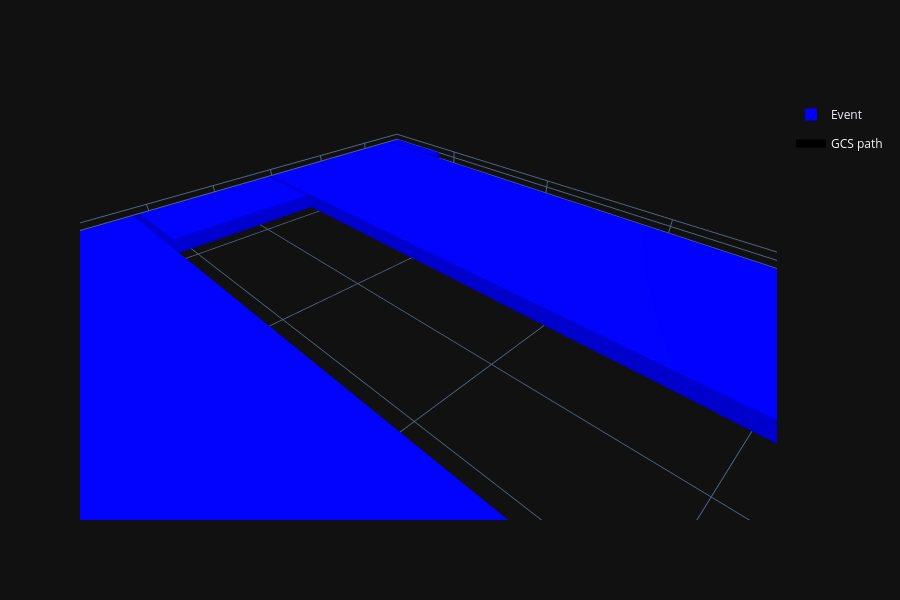

Source (notebook cell):
### Code cell
plot_navigation_routes(
    navigation_graph,
    [("GCS path", pickup_route, "black")],
)

### Figure 1 — Plotly figure (JSON) as saved in the notebook; plotly's stock layout.template omitted (floating-point values rounded to 4 significant figures)
{"data": [{"color": "blue", "flatshading": true, "i": [7, 0, 0, 0, 4, 4, 6, 6, 4, 0, 3, 2], "j": [3, 4, 1, 2, 5, 6, 5, 2, 0, 1, 6, 3], "k": [0, 7, 2, 3, 6, 7, 1, 1, 5, 5, 7, 6], "legendgroup": "128488221513616", "name": "Event", "showlegend": true, "x": [0.8069, 0.8069, 0.808, 0.808, 0.8069, 0.8069, 0.808, 0.808], "y": [4.014, 4.7, 4.7, 4.014, 4.014, 4.7, 4.7, 4.014], "z": [0.15, 0.15, 0.15, 0.15, 0.25, 0.25, 0.25, 0.25], "type": "mesh3d"}, {"color": "blue", "flatshading": true, "i": [7, 0, 0, 0, 4, 4, 6, 6, 4, 0, 3, 2], "j": [3, 4, 1, 2, 5, 6, 5, 2, 0, 1, 6, 3], "k": [0, 7, 2, 3, 6, 7, 1, 1, 5, 5, 7, 6], "legendgroup": "128488221513616", "name": "Event", "showlegend": false, "x": [0.8081, 0.8081, 0.8084, 0.8084, 0.8081, 0.8081, 0.8084, 0.8084], "y": [0.3653, 1.546, 1.546, 0.3653, 0.3653, 1.546, 1.546, 0.3653], "z": [0.15, 0.15, 0.15, 0.15, 0.25, 0.25, 0.25, 0.25], "type": "mesh3d"}, {"color": "blue", "flatshading": true, "i": [7, 0, 0, 0, 4, 4, 6, 6, 4, 0, 3, 2], "j": [3, 4, 1, 2, 5, 6, 5, 2, 0, 1, 6, 3], "k": [0, 7, 2, 3, 6, 7, 1, 1, 5, 5, 7, 6], "legendgroup": "128488221513616", "name": "Event", "showlegend": false, "x": [0.8081, 0.8081, 0.8084, 0.8084, 0.8081, 0.8081, 0.8084, 0.8084], "y": [2.386, 2.551, 2.551, 2.386, 2.386, 2.551, 2.551, 2.386], "z": [0.15, 0.15, 0.15, 0.15, 0.25, 0.25, 0.25, 0.25], "type": "mesh3d"}, {"color": "blue", "flatshading": true, "i": [7, 0, 0, 0, 4, 4, 6, 6, 4, 0, 3, 2], "j": [3, 4, 1, 2, 5, 6, 5, 2, 0, 1, 6, 3], "k": [0, 7, 2, 3, 6, 7, 1, 1, 5, 5, 7, 6], "legendgroup": "128488221513616", "name": "Event", "showlegend": false, "x": [2.072, 2.072, 2.073, 2.073, 2.072, 2.072, 2.073, 2.073], "y": [2.267, 4.7, 4.7, 2.267, 2.267, 4.7, 4.7, 2.267], "z": [0.15, 0.15, 0.15, 0.15, 0.25, 0.25, 0.25, 0.25], "type": "mesh3d"}, {"color": "blue", "flatshading": true, "i": [7, 0, 0, 0, 4, 4, 6, 6, 4, 0, 3, 2], "j": [3, 4, 1, 2, 5, 6, 5, 2, 0, 1, 6, 3], "k": [0, 7, 2, 3, 6, 7, 1, 1, 5, 5, 7, 6], "legendgroup": "128488221513616", "name": "Event", "showlegend": false, "x": [2.075, 2.075, 2.075, 2.075, 2.075, 2.075, 2.075, 2.075], "y": [0.3653, 0.9052, 0.9052, 0.3653, 0.3653, 0.9052, 0.9052, 0.3653], "z": [0.15, 0.15, 0.15, 0.15, 0.25, 0.25, 0.25, 0.25], "type": "mesh3d"}, {"color": "blue", "flatshading": true, "i": [7, 0, 0, 0, 4, 4, 6, 6, 4, 0, 3, 2], "j": [3, 4, 1, 2, 5, 6, 5, 2, 0, 1, 6, 3], "k": [0, 7, 2, 3, 6, 7, 1, 1, 5, 5, 7, 6], "legendgroup": "128488221513616", "name": "Event", "showlegend": false, "x": [2.077, 2.077, 2.092, 2.092, 2.077, 2.077, 2.092, 2.092], "y": [0.3653, 0.9052, 0.9052, 0.3653, 0.3653, 0.9052, 0.9052, 0.3653], "z": [0.15, 0.15, 0.15, 0.15, 0.25, 0.25, 0.25, 0.25], "type": "mesh3d"}, {"color": "blue", "flatshading": true, "i": [7, 0, 0, 0, 4, 4, 6, 6, 4, 0, 3, 2], "j": [3, 4, 1, 2, 5, 6, 5, 2, 0, 1, 6, 3], "k": [0, 7, 2, 3, 6, 7, 1, 1, 5, 5, 7, 6], "legendgroup": "128488221513616", "name": "Event", "showlegend": false, "x": [2.092, 2.092, 2.093, 2.093, 2.092, 2.092, 2.093, 2.093], "y": [0.3653, 0.9052, 0.9052, 0.3653, 0.3653, 0.9052, 0.9052, 0.3653], "z": [0.15, 0.15, 0.15, 0.15, 0.25, 0.25, 0.25, 0.25], "type": "mesh3d"}, {"color": "blue", "flatshading": true, "i": [7, 0, 0, 0, 4, 4, 6, 6, 4, 0, 3, 2], "j": [3, 4, 1, 2, 5, 6, 5, 2, 0, 1, 6, 3], "k": [0, 7, 2, 3, 6, 7, 1, 1, 5, 5, 7, 6], "legendgroup": "128488221513616", "name": "Event", "showlegend": false, "x": [2.094, 2.094, 2.095, 2.095, 2.094, 2.094, 2.095, 2.095], "y": [0.3653, 0.9052, 0.9052, 0.3653, 0.3653, 0.9052, 0.9052, 0.3653], "z": [0.15, 0.15, 0.15, 0.15, 0.25, 0.25, 0.25, 0.25], "type": "mesh3d"}, {"color": "blue", "flatshading": true, "i": [7, 0, 0, 0, 4, 4, 6, 6, 4, 0, 3, 2], "j": [3, 4, 1, 2, 5, 6, 5, 2, 0, 1, 6, 3], "k": [0, 7, 2, 3, 6, 7, 1, 1, 5, 5, 7, 6], "legendgroup": "128488221513616", "name": "Event", "showlegend": false, "x": [3.039, 3.039, 3.092, 3.092, 3.039, 3.039, 3.092, 3.092], "y": [4.49, 4.7, 4.7, 4.49, 4.49, 4.7, 4.7, 4.49], "z": [0.15, 0.15, 0.15, 0.15, 0.25, 0.25, 0.25, 0.25], "type": "mesh3d"}, {"color": "blue", "flatshading": true, "i": [7, 0, 0, 0, 4, 4, 6, 6, 4, 0, 3, 2], "j": [3, 4, 1, 2, 5, 6, 5, 2, 0, 1, 6, 3], "k": [0, 7, 2, 3, 6, 7, 1, 1, 5, 5, 7, 6], "legendgroup": "128488221513616", "name": "Event", "showlegend": false, "x": [3.139, 3.139, 4.2, 4.2, 3.139, 3.139, 4.2, 4.2], "y": [0.3653, 4.7, 4.7, 0.3653, 0.3653, 4.7, 4.7, 0.3653], "z": [0.15, 0.15, 0.15, 0.15, 0.25, 0.25, 0.25, 0.25], "type": "mesh3d"}, {"color": "blue", "flatshading": true, "i": [7, 0, 0, 0, 4, 4, 6, 6, 4, 0, 3, 2], "j": [3, 4, 1, 2, 5, 6, 5, 2, 0, 1, 6, 3], "k": [0, 7, 2, 3, 6, 7, 1, 1, 5, 5, 7, 6], "legendgroup": "128488221513616", "name": "Event", "showlegend": false, "x": [0.7889, 0.7889, 0.79, 0.79, 0.7889, 0.7889, 0.79, 0.79], "y": [4.014, 4.7, 4.7, 4.014, 4.014, 4.7, 4.7, 4.014], "z": [0.15, 0.15, 0.15, 0.15, 0.25, 0.25, 0.25, 0.25], "type": "mesh3d"}, {"color": "blue", "flatshading": true, "i": [7, 0, 0, 0, 4, 4, 6, 6, 4, 0, 3, 2], "j": [3, 4, 1, 2, 5, 6, 5, 2, 0, 1, 6, 3], "k": [0, 7, 2, 3, 6, 7, 1, 1, 5, 5, 7, 6], "legendgroup": "128488221513616", "name": "Event", "showlegend": false, "x": [0.8084, 0.8084, 0.8088, 0.8088, 0.8084, 0.8084, 0.8088, 0.8088], "y": [2.386, 2.551, 2.551, 2.386, 2.386, 2.551, 2.551, 2.386], "z": [0.15, 0.15, 0.15, 0.15, 0.25, 0.25, 0.25, 0.25], "type": "mesh3d"}, {"color": "blue", "flatshading": true, "i": [7, 0, 0, 0, 4, 4, 6, 6, 4, 0, 3, 2], "j": [3, 4, 1, 2, 5, 6, 5, 2, 0, 1, 6, 3], "k": [0, 7, 2, 3, 6, 7, 1, 1, 5, 5, 7, 6], "legendgroup": "128488221513616", "name": "Event", "showlegend": false, "x": [0.8088, 0.8088, 0.8093, 0.8093, 0.8088, 0.8088, 0.8093, 0.8093], "y": [2.386, 3.554, 3.554, 2.386, 2.386, 3.554, 3.554, 2.386], "z": [0.15, 0.15, 0.15, 0.15, 0.25, 0.25, 0.25, 0.25], "type": "mesh3d"}, {"color": "blue", "flatshading": true, "i": [7, 0, 0, 0, 4, 4, 6, 6, 4, 0, 3, 2], "j": [3, 4, 1, 2, 5, 6, 5, 2, 0, 1, 6, 3], "k": [0, 7, 2, 3, 6, 7, 1, 1, 5, 5, 7, 6], "legendgroup": "128488221513616", "name": "Event", "showlegend": false, "x": [0.8094, 0.8094, 2.072, 2.072, 0.8094, 0.8094, 2.072, 2.072], "y": [0.3653, 4.7, 4.7, 0.3653, 0.3653, 4.7, 4.7, 0.3653], "z": [0.15, 0.15, 0.15, 0.15, 0.25, 0.25, 0.25, 0.25], "type": "mesh3d"}, {"color": "blue", "flatshading": true, "i": [7, 0, 0, 0, 4, 4, 6, 6, 4, 0, 3, 2], "j": [3, 4, 1, 2, 5, 6, 5, 2, 0, 1, 6, 3], "k": [0, 7, 2, 3, 6, 7, 1, 1, 5, 5, 7, 6], "legendgroup": "128488221513616", "name": "Event", "showlegend": false, "x": [2.072, 2.072, 2.072, 2.072, 2.072, 2.072, 2.072, 2.072], "y": [0.3653, 0.924, 0.924, 0.3653, 0.3653, 0.924, 0.924, 0.3653], "z": [0.15, 0.15, 0.15, 0.15, 0.25, 0.25, 0.25, 0.25], "type": "mesh3d"}, {"color": "blue", "flatshading": true, "i": [7, 0, 0, 0, 4, 4, 6, 6, 4, 0, 3, 2], "j": [3, 4, 1, 2, 5, 6, 5, 2, 0, 1, 6, 3], "k": [0, 7, 2, 3, 6, 7, 1, 1, 5, 5, 7, 6], "legendgroup": "128488221513616", "name": "Event", "showlegend": false, "x": [2.077, 2.077, 2.077, 2.077, 2.077, 2.077, 2.077, 2.077], "y": [4.468, 4.7, 4.7, 4.468, 4.468, 4.7, 4.7, 4.468], "z": [0.15, 0.15, 0.15, 0.15, 0.25, 0.25, 0.25, 0.25], "type": "mesh3d"}, {"color": "blue", "flatshading": true, "i": [7, 0, 0, 0, 4, 4, 6, 6, 4, 0, 3, 2], "j": [3, 4, 1, 2, 5, 6, 5, 2, 0, 1, 6, 3], "k": [0, 7, 2, 3, 6, 7, 1, 1, 5, 5, 7, 6], "legendgroup": "128488221513616", "name": "Event", "showlegend": false, "x": [2.093, 2.093, 2.094, 2.094, 2.093, 2.093, 2.094, 2.094], "y": [4.49, 4.7, 4.7, 4.49, 4.49, 4.7, 4.7, 4.49], "z": [0.15, 0.15, 0.15, 0.15, 0.25, 0.25, 0.25, 0.25], "type": "mesh3d"}, {"color": "blue", "flatshading": true, "i": [7, 0, 0, 0, 4, 4, 6, 6, 4, 0, 3, 2], "j": [3, 4, 1, 2, 5, 6, 5, 2, 0, 1, 6, 3], "k": [0, 7, 2, 3, 6, 7, 1, 1, 5, 5, 7, 6], "legendgroup": "128488221513616", "name": "Event", "showlegend": false, "x": [2.094, 2.094, 2.095, 2.095, 2.094, 2.094, 2.095, 2.095], "y": [4.49, 4.7, 4.7, 4.49, 4.49, 4.7, 4.7, 4.49], "z": [0.15, 0.15, 0.15, 0.15, 0.25, 0.25, 0.25, 0.25], "type": "mesh3d"}, {"color": "blue", "flatshading": true, "i": [7, 0, 0, 0, 4, 4, 6, 6, 4, 0, 3, 2], "j": [3, 4, 1, 2, 5, 6, 5, 2, 0, 1, 6, 3], "k": [0, 7, 2, 3, 6, 7, 1, 1, 5, 5, 7, 6], "legendgroup": "128488221513616", "name": "Event", "showlegend": false, "x": [3.092, 3.092, 3.094, 3.094, 3.092, 3.092, 3.094, 3.094], "y": [0.3653, 0.9052, 0.9052, 0.3653, 0.3653, 0.9052, 0.9052, 0.3653], "z": [0.15, 0.15, 0.15, 0.15, 0.25, 0.25, 0.25, 0.25], "type": "mesh3d"}, {"color": "blue", "flatshading": true, "i": [7, 0, 0, 0, 4, 4, 6, 6, 4, 0, 3, 2], "j": [3, 4, 1, 2, 5, 6, 5, 2, 0, 1, 6, 3], "k": [0, 7, 2, 3, 6, 7, 1, 1, 5, 5, 7, 6], "legendgroup": "128488221513616", "name": "Event", "showlegend": false, "x": [0.7888, 0.7888, 0.7889, 0.7889, 0.7888, 0.7888, 0.7889, 0.7889], "y": [0.3653, 0.9203, 0.9203, 0.3653, 0.3653, 0.9203, 0.9203, 0.3653], "z": [0.15, 0.15, 0.15, 0.15, 0.25, 0.25, 0.25, 0.25], "type": "mesh3d"}, {"color": "blue", "flatshading": true, "i": [7, 0, 0, 0, 4, 4, 6, 6, 4, 0, 3, 2], "j": [3, 4, 1, 2, 5, 6, 5, 2, 0, 1, 6, 3], "k": [0, 7, 2, 3, 6, 7, 1, 1, 5, 5, 7, 6], "legendgroup": "128488221513616", "name": "Event", "showlegend": false, "x": [0.8018, 0.8018, 0.8039, 0.8039, 0.8018, 0.8018, 0.8039, 0.8039], "y": [4.014, 4.7, 4.7, 4.014, 4.014, 4.7, 4.7, 4.014], "z": [0.15, 0.15, 0.15, 0.15, 0.25, 0.25, 0.25, 0.25], "type": "mesh3d"}, {"color": "blue", "flatshading": true, "i": [7, 0, 0, 0, 4, 4, 6, 6, 4, 0, 3, 2], "j": [3, 4, 1, 2, 5, 6, 5, 2, 0, 1, 6, 3], "k": [0, 7, 2, 3, 6, 7, 1, 1, 5, 5, 7, 6], "legendgroup": "128488221513616", "name": "Event", "showlegend": false, "x": [0.8088, 0.8088, 0.8093, 0.8093, 0.8088, 0.8088, 0.8093, 0.8093], "y": [0.3653, 1.546, 1.546, 0.3653, 0.3653, 1.546, 1.546, 0.3653], "z": [0.15, 0.15, 0.15, 0.15, 0.25, 0.25, 0.25, 0.25], "type": "mesh3d"}, {"color": "blue", "flatshading": true, "i": [7, 0, 0, 0, 4, 4, 6, 6, 4, 0, 3, 2], "j": [3, 4, 1, 2, 5, 6, 5, 2, 0, 1, 6, 3], "k": [0, 7, 2, 3, 6, 7, 1, 1, 5, 5, 7, 6], "legendgroup": "128488221513616", "name": "Event", "showlegend": false, "x": [0.8088, 0.8088, 0.8093, 0.8093, 0.8088, 0.8088, 0.8093, 0.8093], "y": [4.014, 4.7, 4.7, 4.014, 4.014, 4.7, 4.7, 4.014], "z": [0.15, 0.15, 0.15, 0.15, 0.25, 0.25, 0.25, 0.25], "type": "mesh3d"}, {"color": "blue", "flatshading": true, "i": [7, 0, 0, 0, 4, 4, 6, 6, 4, 0, 3, 2], "j": [3, 4, 1, 2, 5, 6, 5, 2, 0, 1, 6, 3], "k": [0, 7, 2, 3, 6, 7, 1, 1, 5, 5, 7, 6], "legendgroup": "128488221513616", "name": "Event", "showlegend": false, "x": [0.8093, 0.8093, 0.8094, 0.8094, 0.8093, 0.8093, 0.8094, 0.8094], "y": [0.3653, 3.554, 3.554, 0.3653, 0.3653, 3.554, 3.554, 0.3653], "z": [0.15, 0.15, 0.15, 0.15, 0.25, 0.25, 0.25, 0.25], "type": "mesh3d"}, {"color": "blue", "flatshading": true, "i": [7, 0, 0, 0, 4, 4, 6, 6, 4, 0, 3, 2], "j": [3, 4, 1, 2, 5, 6, 5, 2, 0, 1, 6, 3], "k": [0, 7, 2, 3, 6, 7, 1, 1, 5, 5, 7, 6], "legendgroup": "128488221513616", "name": "Event", "showlegend": false, "x": [2.075, 2.075, 2.077, 2.077, 2.075, 2.075, 2.077, 2.077], "y": [0.3653, 0.9052, 0.9052, 0.3653, 0.3653, 0.9052, 0.9052, 0.3653], "z": [0.15, 0.15, 0.15, 0.15, 0.25, 0.25, 0.25, 0.25], "type": "mesh3d"}, {"color": "blue", "flatshading": true, "i": [7, 0, 0, 0, 4, 4, 6, 6, 4, 0, 3, 2], "j": [3, 4, 1, 2, 5, 6, 5, 2, 0, 1, 6, 3], "k": [0, 7, 2, 3, 6, 7, 1, 1, 5, 5, 7, 6], "legendgroup": "128488221513616", "name": "Event", "showlegend": false, "x": [2.077, 2.077, 2.077, 2.077, 2.077, 2.077, 2.077, 2.077], "y": [0.3653, 0.9052, 0.9052, 0.3653, 0.3653, 0.9052, 0.9052, 0.3653], "z": [0.15, 0.15, 0.15, 0.15, 0.25, 0.25, 0.25, 0.25], "type": "mesh3d"}, {"color": "blue", "flatshading": true, "i": [7, 0, 0, 0, 4, 4, 6, 6, 4, 0, 3, 2], "j": [3, 4, 1, 2, 5, 6, 5, 2, 0, 1, 6, 3], "k": [0, 7, 2, 3, 6, 7, 1, 1, 5, 5, 7, 6], "legendgroup": "128488221513616", "name": "Event", "showlegend": false, "x": [3.092, 3.092, 3.092, 3.092, 3.092, 3.092, 3.092, 3.092], "y": [0.3653, 0.9052, 0.9052, 0.3653, 0.3653, 0.9052, 0.9052, 0.3653], "z": [0.15, 0.15, 0.15, 0.15, 0.25, 0.25, 0.25, 0.25], "type": "mesh3d"}, {"color": "blue", "flatshading": true, "i": [7, 0, 0, 0, 4, 4, 6, 6, 4, 0, 3, 2], "j": [3, 4, 1, 2, 5, 6, 5, 2, 0, 1, 6, 3], "k": [0, 7, 2, 3, 6, 7, 1, 1, 5, 5, 7, 6], "legendgroup": "128488221513616", "name": "Event", "showlegend": false, "x": [3.092, 3.092, 3.094, 3.094, 3.092, 3.092, 3.094, 3.094], "y": [4.49, 4.7, 4.7, 4.49, 4.49, 4.7, 4.7, 4.49], "z": [0.15, 0.15, 0.15, 0.15, 0.25, 0.25, 0.25, 0.25], "type": "mesh3d"}, {"color": "blue", "flatshading": true, "i": [7, 0, 0, 0, 4, 4, 6, 6, 4, 0, 3, 2], "j": [3, 4, 1, 2, 5, 6, 5, 2, 0, 1, 6, 3], "k": [0, 7, 2, 3, 6, 7, 1, 1, 5, 5, 7, 6], "legendgroup": "128488221513616", "name": "Event", "showlegend": false, "x": [3.095, 3.095, 3.108, 3.108, 3.095, 3.095, 3.108, 3.108], "y": [0.3653, 0.9052, 0.9052, 0.3653, 0.3653, 0.9052, 0.9052, 0.3653], "z": [0.15, 0.15, 0.15, 0.15, 0.25, 0.25, 0.25, 0.25], "type": "mesh3d"}, {"color": "blue", "flatshading": true, "i": [7, 0, 0, 0, 4, 4, 6, 6, 4, 0, 3, 2], "j": [3, 4, 1, 2, 5, 6, 5, 2, 0, 1, 6, 3], "k": [0, 7, 2, 3, 6, 7, 1, 1, 5, 5, 7, 6], "legendgroup": "128488221513616", "name": "Event", "showlegend": false, "x": [0.7, 0.7, 0.7888, 0.7888, 0.7, 0.7, 0.7888, 0.7888], "y": [0.3653, 0.9203, 0.9203, 0.3653, 0.3653, 0.9203, 0.9203, 0.3653], "z": [0.15, 0.15, 0.15, 0.15, 0.25, 0.25, 0.25, 0.25], "type": "mesh3d"}, {"color": "blue", "flatshading": true, "i": [7, 0, 0, 0, 4, 4, 6, 6, 4, 0, 3, 2], "j": [3, 4, 1, 2, 5, 6, 5, 2, 0, 1, 6, 3], "k": [0, 7, 2, 3, 6, 7, 1, 1, 5, 5, 7, 6], "legendgroup": "128488221513616", "name": "Event", "showlegend": false, "x": [0.8039, 0.8039, 0.8069, 0.8069, 0.8039, 0.8039, 0.8069, 0.8069], "y": [4.014, 4.7, 4.7, 4.014, 4.014, 4.7, 4.7, 4.014], "z": [0.15, 0.15, 0.15, 0.15, 0.25, 0.25, 0.25, 0.25], "type": "mesh3d"}, {"color": "blue", "flatshading": true, "i": [7, 0, 0, 0, 4, 4, 6, 6, 4, 0, 3, 2], "j": [3, 4, 1, 2, 5, 6, 5, 2, 0, 1, 6, 3], "k": [0, 7, 2, 3, 6, 7, 1, 1, 5, 5, 7, 6], "legendgroup": "128488221513616", "name": "Event", "showlegend": false, "x": [0.808, 0.808, 0.8081, 0.8081, 0.808, 0.808, 0.8081, 0.8081], "y": [0.3653, 0.9362, 0.9362, 0.3653, 0.3653, 0.9362, 0.9362, 0.3653], "z": [0.15, 0.15, 0.15, 0.15, 0.25, 0.25, 0.25, 0.25], "type": "mesh3d"}, {"color": "blue", "flatshading": true, "i": [7, 0, 0, 0, 4, 4, 6, 6, 4, 0, 3, 2], "j": [3, 4, 1, 2, 5, 6, 5, 2, 0, 1, 6, 3], "k": [0, 7, 2, 3, 6, 7, 1, 1, 5, 5, 7, 6], "legendgroup": "128488221513616", "name": "Event", "showlegend": false, "x": [0.8084, 0.8084, 0.8088, 0.8088, 0.8084, 0.8084, 0.8088, 0.8088], "y": [4.014, 4.7, 4.7, 4.014, 4.014, 4.7, 4.7, 4.014], "z": [0.15, 0.15, 0.15, 0.15, 0.25, 0.25, 0.25, 0.25], "type": "mesh3d"}, {"color": "blue", "flatshading": true, "i": [7, 0, 0, 0, 4, 4, 6, 6, 4, 0, 3, 2], "j": [3, 4, 1, 2, 5, 6, 5, 2, 0, 1, 6, 3], "k": [0, 7, 2, 3, 6, 7, 1, 1, 5, 5, 7, 6], "legendgroup": "128488221513616", "name": "Event", "showlegend": false, "x": [2.075, 2.075, 2.075, 2.075, 2.075, 2.075, 2.075, 2.075], "y": [2.667, 2.826, 2.826, 2.667, 2.667, 2.826, 2.826, 2.667], "z": [0.15, 0.15, 0.15, 0.15, 0.25, 0.25, 0.25, 0.25], "type": "mesh3d"}, {"color": "blue", "flatshading": true, "i": [7, 0, 0, 0, 4, 4, 6, 6, 4, 0, 3, 2], "j": [3, 4, 1, 2, 5, 6, 5, 2, 0, 1, 6, 3], "k": [0, 7, 2, 3, 6, 7, 1, 1, 5, 5, 7, 6], "legendgroup": "128488221513616", "name": "Event", "showlegend": false, "x": [2.075, 2.075, 2.075, 2.075, 2.075, 2.075, 2.075, 2.075], "y": [3.87, 4.7, 4.7, 3.87, 3.87, 4.7, 4.7, 3.87], "z": [0.15, 0.15, 0.15, 0.15, 0.25, 0.25, 0.25, 0.25], "type": "mesh3d"}, {"color": "blue", "flatshading": true, "i": [7, 0, 0, 0, 4, 4, 6, 6, 4, 0, 3, 2], "j": [3, 4, 1, 2, 5, 6, 5, 2, 0, 1, 6, 3], "k": [0, 7, 2, 3, 6, 7, 1, 1, 5, 5, 7, 6], "legendgroup": "128488221513616", "name": "Event", "showlegend": false, "x": [2.093, 2.093, 2.094, 2.094, 2.093, 2.093, 2.094, 2.094], "y": [0.3653, 0.9052, 0.9052, 0.3653, 0.3653, 0.9052, 0.9052, 0.3653], "z": [0.15, 0.15, 0.15, 0.15, 0.25, 0.25, 0.25, 0.25], "type": "mesh3d"}, {"color": "blue", "flatshading": true, "i": [7, 0, 0, 0, 4, 4, 6, 6, 4, 0, 3, 2], "j": [3, 4, 1, 2, 5, 6, 5, 2, 0, 1, 6, 3], "k": [0, 7, 2, 3, 6, 7, 1, 1, 5, 5, 7, 6], "legendgroup": "128488221513616", "name": "Event", "showlegend": false, "x": [3.095, 3.095, 3.095, 3.095, 3.095, 3.095, 3.095, 3.095], "y": [4.49, 4.7, 4.7, 4.49, 4.49, 4.7, 4.7, 4.49], "z": [0.15, 0.15, 0.15, 0.15, 0.25, 0.25, 0.25, 0.25], "type": "mesh3d"}, {"color": "blue", "flatshading": true, "i": [7, 0, 0, 0, 4, 4, 6, 6, 4, 0, 3, 2], "j": [3, 4, 1, 2, 5, 6, 5, 2, 0, 1, 6, 3], "k": [0, 7, 2, 3, 6, 7, 1, 1, 5, 5, 7, 6], "legendgroup": "128488221513616", "name": "Event", "showlegend": false, "x": [3.113, 3.113, 3.139, 3.139, 3.113, 3.113, 3.139, 3.139], "y": [4.485, 4.7, 4.7, 4.485, 4.485, 4.7, 4.7, 4.485], "z": [0.15, 0.15, 0.15, 0.15, 0.25, 0.25, 0.25, 0.25], "type": "mesh3d"}, {"color": "blue", "flatshading": true, "i": [7, 0, 0, 0, 4, 4, 6, 6, 4, 0, 3, 2], "j": [3, 4, 1, 2, 5, 6, 5, 2, 0, 1, 6, 3], "k": [0, 7, 2, 3, 6, 7, 1, 1, 5, 5, 7, 6], "legendgroup": "128488221513616", "name": "Event", "showlegend": false, "x": [0.7888, 0.7888, 0.7889, 0.7889, 0.7888, 0.7888, 0.7889, 0.7889], "y": [4.014, 4.7, 4.7, 4.014, 4.014, 4.7, 4.7, 4.014], "z": [0.15, 0.15, 0.15, 0.15, 0.25, 0.25, 0.25, 0.25], "type": "mesh3d"}, {"color": "blue", "flatshading": true, "i": [7, 0, 0, 0, 4, 4, 6, 6, 4, 0, 3, 2], "j": [3, 4, 1, 2, 5, 6, 5, 2, 0, 1, 6, 3], "k": [0, 7, 2, 3, 6, 7, 1, 1, 5, 5, 7, 6], "legendgroup": "128488221513616", "name": "Event", "showlegend": false, "x": [0.79, 0.79, 0.8018, 0.8018, 0.79, 0.79, 0.8018, 0.8018], "y": [0.3653, 0.9203, 0.9203, 0.3653, 0.3653, 0.9203, 0.9203, 0.3653], "z": [0.15, 0.15, 0.15, 0.15, 0.25, 0.25, 0.25, 0.25], "type": "mesh3d"}, {"color": "blue", "flatshading": true, "i": [7, 0, 0, 0, 4, 4, 6, 6, 4, 0, 3, 2], "j": [3, 4, 1, 2, 5, 6, 5, 2, 0, 1, 6, 3], "k": [0, 7, 2, 3, 6, 7, 1, 1, 5, 5, 7, 6], "legendgroup": "128488221513616", "name": "Event", "showlegend": false, "x": [0.8039, 0.8039, 0.8069, 0.8069, 0.8039, 0.8039, 0.8069, 0.8069], "y": [0.3653, 0.9203, 0.9203, 0.3653, 0.3653, 0.9203, 0.9203, 0.3653], "z": [0.15, 0.15, 0.15, 0.15, 0.25, 0.25, 0.25, 0.25], "type": "mesh3d"}, {"color": "blue", "flatshading": true, "i": [7, 0, 0, 0, 4, 4, 6, 6, 4, 0, 3, 2], "j": [3, 4, 1, 2, 5, 6, 5, 2, 0, 1, 6, 3], "k": [0, 7, 2, 3, 6, 7, 1, 1, 5, 5, 7, 6], "legendgroup": "128488221513616", "name": "Event", "showlegend": false, "x": [0.8069, 0.8069, 0.808, 0.808, 0.8069, 0.8069, 0.808, 0.808], "y": [0.3653, 0.9203, 0.9203, 0.3653, 0.3653, 0.9203, 0.9203, 0.3653], "z": [0.15, 0.15, 0.15, 0.15, 0.25, 0.25, 0.25, 0.25], "type": "mesh3d"}, {"color": "blue", "flatshading": true, "i": [7, 0, 0, 0, 4, 4, 6, 6, 4, 0, 3, 2], "j": [3, 4, 1, 2, 5, 6, 5, 2, 0, 1, 6, 3], "k": [0, 7, 2, 3, 6, 7, 1, 1, 5, 5, 7, 6], "legendgroup": "128488221513616", "name": "Event", "showlegend": false, "x": [0.808, 0.808, 0.8081, 0.8081, 0.808, 0.808, 0.8081, 0.8081], "y": [4.014, 4.7, 4.7, 4.014, 4.014, 4.7, 4.7, 4.014], "z": [0.15, 0.15, 0.15, 0.15, 0.25, 0.25, 0.25, 0.25], "type": "mesh3d"}, {"color": "blue", "flatshading": true, "i": [7, 0, 0, 0, 4, 4, 6, 6, 4, 0, 3, 2], "j": [3, 4, 1, 2, 5, 6, 5, 2, 0, 1, 6, 3], "k": [0, 7, 2, 3, 6, 7, 1, 1, 5, 5, 7, 6], "legendgroup": "128488221513616", "name": "Event", "showlegend": false, "x": [0.8081, 0.8081, 0.8084, 0.8084, 0.8081, 0.8081, 0.8084, 0.8084], "y": [4.014, 4.7, 4.7, 4.014, 4.014, 4.7, 4.7, 4.014], "z": [0.15, 0.15, 0.15, 0.15, 0.25, 0.25, 0.25, 0.25], "type": "mesh3d"}, {"color": "blue", "flatshading": true, "i": [7, 0, 0, 0, 4, 4, 6, 6, 4, 0, 3, 2], "j": [3, 4, 1, 2, 5, 6, 5, 2, 0, 1, 6, 3], "k": [0, 7, 2, 3, 6, 7, 1, 1, 5, 5, 7, 6], "legendgroup": "128488221513616", "name": "Event", "showlegend": false, "x": [0.8084, 0.8084, 0.8088, 0.8088, 0.8084, 0.8084, 0.8088, 0.8088], "y": [0.3653, 1.546, 1.546, 0.3653, 0.3653, 1.546, 1.546, 0.3653], "z": [0.15, 0.15, 0.15, 0.15, 0.25, 0.25, 0.25, 0.25], "type": "mesh3d"}, {"color": "blue", "flatshading": true, "i": [7, 0, 0, 0, 4, 4, 6, 6, 4, 0, 3, 2], "j": [3, 4, 1, 2, 5, 6, 5, 2, 0, 1, 6, 3], "k": [0, 7, 2, 3, 6, 7, 1, 1, 5, 5, 7, 6], "legendgroup": "128488221513616", "name": "Event", "showlegend": false, "x": [2.072, 2.072, 2.072, 2.072, 2.072, 2.072, 2.072, 2.072], "y": [2.267, 4.7, 4.7, 2.267, 2.267, 4.7, 4.7, 2.267], "z": [0.15, 0.15, 0.15, 0.15, 0.25, 0.25, 0.25, 0.25], "type": "mesh3d"}, {"color": "blue", "flatshading": true, "i": [7, 0, 0, 0, 4, 4, 6, 6, 4, 0, 3, 2], "j": [3, 4, 1, 2, 5, 6, 5, 2, 0, 1, 6, 3], "k": [0, 7, 2, 3, 6, 7, 1, 1, 5, 5, 7, 6], "legendgroup": "128488221513616", "name": "Event", "showlegend": false, "x": [3.092, 3.092, 3.092, 3.092, 3.092, 3.092, 3.092, 3.092], "y": [4.49, 4.7, 4.7, 4.49, 4.49, 4.7, 4.7, 4.49], "z": [0.15, 0.15, 0.15, 0.15, 0.25, 0.25, 0.25, 0.25], "type": "mesh3d"}, {"color": "blue", "flatshading": true, "i": [7, 0, 0, 0, 4, 4, 6, 6, 4, 0, 3, 2], "j": [3, 4, 1, 2, 5, 6, 5, 2, 0, 1, 6, 3], "k": [0, 7, 2, 3, 6, 7, 1, 1, 5, 5, 7, 6], "legendgroup": "128488221513616", "name": "Event", "showlegend": false, "x": [2.072, 2.072, 2.073, 2.073, 2.072, 2.072, 2.073, 2.073], "y": [0.3653, 0.9052, 0.9052, 0.3653, 0.3653, 0.9052, 0.9052, 0.3653], "z": [0.15, 0.15, 0.15, 0.15, 0.25, 0.25, 0.25, 0.25], "type": "mesh3d"}, {"color": "blue", "flatshading": true, "i": [7, 0, 0, 0, 4, 4, 6, 6, 4, 0, 3, 2], "j": [3, 4, 1, 2, 5, 6, 5, 2, 0, 1, 6, 3], "k": [0, 7, 2, 3, 6, 7, 1, 1, 5, 5, 7, 6], "legendgroup": "128488221513616", "name": "Event", "showlegend": false, "x": [2.077, 2.077, 2.092, 2.092, 2.077, 2.077, 2.092, 2.092], "y": [4.49, 4.7, 4.7, 4.49, 4.49, 4.7, 4.7, 4.49], "z": [0.15, 0.15, 0.15, 0.15, 0.25, 0.25, 0.25, 0.25], "type": "mesh3d"}, {"color": "blue", "flatshading": true, "i": [7, 0, 0, 0, 4, 4, 6, 6, 4, 0, 3, 2], "j": [3, 4, 1, 2, 5, 6, 5, 2, 0, 1, 6, 3], "k": [0, 7, 2, 3, 6, 7, 1, 1, 5, 5, 7, 6], "legendgroup": "128488221513616", "name": "Event", "showlegend": false, "x": [2.092, 2.092, 2.093, 2.093, 2.092, 2.092, 2.093, 2.093], "y": [4.49, 4.7, 4.7, 4.49, 4.49, 4.7, 4.7, 4.49], "z": [0.15, 0.15, 0.15, 0.15, 0.25, 0.25, 0.25, 0.25], "type": "mesh3d"}, {"color": "blue", "flatshading": true, "i": [7, 0, 0, 0, 4, 4, 6, 6, 4, 0, 3, 2], "j": [3, 4, 1, 2, 5, 6, 5, 2, 0, 1, 6, 3], "k": [0, 7, 2, 3, 6, 7, 1, 1, 5, 5, 7, 6], "legendgroup": "128488221513616", "name": "Event", "showlegend": false, "x": [2.095, 2.095, 2.097, 2.097, 2.095, 2.095, 2.097, 2.097], "y": [4.49, 4.7, 4.7, 4.49, 4.49, 4.7, 4.7, 4.49], "z": [0.15, 0.15, 0.15, 0.15, 0.25, 0.25, 0.25, 0.25], "type": "mesh3d"}, {"color": "blue", "flatshading": true, "i": [7, 0, 0, 0, 4, 4, 6, 6, 4, 0, 3, 2], "j": [3, 4, 1, 2, 5, 6, 5, 2, 0, 1, 6, 3], "k": [0, 7, 2, 3, 6, 7, 1, 1, 5, 5, 7, 6], "legendgroup": "128488221513616", "name": "Event", "showlegend": false, "x": [3.094, 3.094, 3.095, 3.095, 3.094, 3.094, 3.095, 3.095], "y": [0.3653, 0.9052, 0.9052, 0.3653, 0.3653, 0.9052, 0.9052, 0.3653], "z": [0.15, 0.15, 0.15, 0.15, 0.25, 0.25, 0.25, 0.25], "type": "mesh3d"}, {"color": "blue", "flatshading": true, "i": [7, 0, 0, 0, 4, 4, 6, 6, 4, 0, 3, 2], "j": [3, 4, 1, 2, 5, 6, 5, 2, 0, 1, 6, 3], "k": [0, 7, 2, 3, 6, 7, 1, 1, 5, 5, 7, 6], "legendgroup": "128488221513616", "name": "Event", "showlegend": false, "x": [3.113, 3.113, 3.139, 3.139, 3.113, 3.113, 3.139, 3.139], "y": [0.3653, 0.9069, 0.9069, 0.3653, 0.3653, 0.9069, 0.9069, 0.3653], "z": [0.15, 0.15, 0.15, 0.15, 0.25, 0.25, 0.25, 0.25], "type": "mesh3d"}, {"color": "blue", "flatshading": true, "i": [7, 0, 0, 0, 4, 4, 6, 6, 4, 0, 3, 2], "j": [3, 4, 1, 2, 5, 6, 5, 2, 0, 1, 6, 3], "k": [0, 7, 2, 3, 6, 7, 1, 1, 5, 5, 7, 6], "legendgroup": "128488221513616", "name": "Event", "showlegend": false, "x": [0.7889, 0.7889, 0.79, 0.79, 0.7889, 0.7889, 0.79, 0.79], "y": [0.3653, 0.9203, 0.9203, 0.3653, 0.3653, 0.9203, 0.9203, 0.3653], "z": [0.15, 0.15, 0.15, 0.15, 0.25, 0.25, 0.25, 0.25], "type": "mesh3d"}, {"color": "blue", "flatshading": true, "i": [7, 0, 0, 0, 4, 4, 6, 6, 4, 0, 3, 2], "j": [3, 4, 1, 2, 5, 6, 5, 2, 0, 1, 6, 3], "k": [0, 7, 2, 3, 6, 7, 1, 1, 5, 5, 7, 6], "legendgroup": "128488221513616", "name": "Event", "showlegend": false, "x": [0.7, 0.7, 0.7888, 0.7888, 0.7, 0.7, 0.7888, 0.7888], "y": [4.014, 4.7, 4.7, 4.014, 4.014, 4.7, 4.7, 4.014], "z": [0.15, 0.15, 0.15, 0.15, 0.25, 0.25, 0.25, 0.25], "type": "mesh3d"}, {"color": "blue", "flatshading": true, "i": [7, 0, 0, 0, 4, 4, 6, 6, 4, 0, 3, 2], "j": [3, 4, 1, 2, 5, 6, 5, 2, 0, 1, 6, 3], "k": [0, 7, 2, 3, 6, 7, 1, 1, 5, 5, 7, 6], "legendgroup": "128488221513616", "name": "Event", "showlegend": false, "x": [0.79, 0.79, 0.8018, 0.8018, 0.79, 0.79, 0.8018, 0.8018], "y": [4.014, 4.7, 4.7, 4.014, 4.014, 4.7, 4.7, 4.014], "z": [0.15, 0.15, 0.15, 0.15, 0.25, 0.25, 0.25, 0.25], "type": "mesh3d"}, {"color": "blue", "flatshading": true, "i": [7, 0, 0, 0, 4, 4, 6, 6, 4, 0, 3, 2], "j": [3, 4, 1, 2, 5, 6, 5, 2, 0, 1, 6, 3], "k": [0, 7, 2, 3, 6, 7, 1, 1, 5, 5, 7, 6], "legendgroup": "128488221513616", "name": "Event", "showlegend": false, "x": [2.073, 2.073, 2.075, 2.075, 2.073, 2.073, 2.075, 2.075], "y": [0.3653, 0.9052, 0.9052, 0.3653, 0.3653, 0.9052, 0.9052, 0.3653], "z": [0.15, 0.15, 0.15, 0.15, 0.25, 0.25, 0.25, 0.25], "type": "mesh3d"}, {"color": "blue", "flatshading": true, "i": [7, 0, 0, 0, 4, 4, 6, 6, 4, 0, 3, 2], "j": [3, 4, 1, 2, 5, 6, 5, 2, 0, 1, 6, 3], "k": [0, 7, 2, 3, 6, 7, 1, 1, 5, 5, 7, 6], "legendgroup": "128488221513616", "name": "Event", "showlegend": false, "x": [2.095, 2.095, 2.097, 2.097, 2.095, 2.095, 2.097, 2.097], "y": [0.3653, 0.9052, 0.9052, 0.3653, 0.3653, 0.9052, 0.9052, 0.3653], "z": [0.15, 0.15, 0.15, 0.15, 0.25, 0.25, 0.25, 0.25], "type": "mesh3d"}, {"color": "blue", "flatshading": true, "i": [7, 0, 0, 0, 4, 4, 6, 6, 4, 0, 3, 2], "j": [3, 4, 1, 2, 5, 6, 5, 2, 0, 1, 6, 3], "k": [0, 7, 2, 3, 6, 7, 1, 1, 5, 5, 7, 6], "legendgroup": "128488221513616", "name": "Event", "showlegend": false, "x": [2.097, 2.097, 3.039, 3.039, 2.097, 2.097, 3.039, 3.039], "y": [0.3653, 0.9052, 0.9052, 0.3653, 0.3653, 0.9052, 0.9052, 0.3653], "z": [0.15, 0.15, 0.15, 0.15, 0.25, 0.25, 0.25, 0.25], "type": "mesh3d"}, {"color": "blue", "flatshading": true, "i": [7, 0, 0, 0, 4, 4, 6, 6, 4, 0, 3, 2], "j": [3, 4, 1, 2, 5, 6, 5, 2, 0, 1, 6, 3], "k": [0, 7, 2, 3, 6, 7, 1, 1, 5, 5, 7, 6], "legendgroup": "128488221513616", "name": "Event", "showlegend": false, "x": [3.094, 3.094, 3.095, 3.095, 3.094, 3.094, 3.095, 3.095], "y": [4.49, 4.7, 4.7, 4.49, 4.49, 4.7, 4.7, 4.49], "z": [0.15, 0.15, 0.15, 0.15, 0.25, 0.25, 0.25, 0.25], "type": "mesh3d"}, {"color": "blue", "flatshading": true, "i": [7, 0, 0, 0, 4, 4, 6, 6, 4, 0, 3, 2], "j": [3, 4, 1, 2, 5, 6, 5, 2, 0, 1, 6, 3], "k": [0, 7, 2, 3, 6, 7, 1, 1, 5, 5, 7, 6], "legendgroup": "128488221513616", "name": "Event", "showlegend": false, "x": [3.095, 3.095, 3.095, 3.095, 3.095, 3.095, 3.095, 3.095], "y": [0.3653, 0.9052, 0.9052, 0.3653, 0.3653, 0.9052, 0.9052, 0.3653], "z": [0.15, 0.15, 0.15, 0.15, 0.25, 0.25, 0.25, 0.25], "type": "mesh3d"}, {"color": "blue", "flatshading": true, "i": [7, 0, 0, 0, 4, 4, 6, 6, 4, 0, 3, 2], "j": [3, 4, 1, 2, 5, 6, 5, 2, 0, 1, 6, 3], "k": [0, 7, 2, 3, 6, 7, 1, 1, 5, 5, 7, 6], "legendgroup": "128488221513616", "name": "Event", "showlegend": false, "x": [3.108, 3.108, 3.113, 3.113, 3.108, 3.108, 3.113, 3.113], "y": [4.49, 4.7, 4.7, 4.49, 4.49, 4.7, 4.7, 4.49], "z": [0.15, 0.15, 0.15, 0.15, 0.25, 0.25, 0.25, 0.25], "type": "mesh3d"}, {"color": "blue", "flatshading": true, "i": [7, 0, 0, 0, 4, 4, 6, 6, 4, 0, 3, 2], "j": [3, 4, 1, 2, 5, 6, 5, 2, 0, 1, 6, 3], "k": [0, 7, 2, 3, 6, 7, 1, 1, 5, 5, 7, 6], "legendgroup": "128488221513616", "name": "Event", "showlegend": false, "x": [0.8018, 0.8018, 0.8039, 0.8039, 0.8018, 0.8018, 0.8039, 0.8039], "y": [0.3653, 0.9203, 0.9203, 0.3653, 0.3653, 0.9203, 0.9203, 0.3653], "z": [0.15, 0.15, 0.15, 0.15, 0.25, 0.25, 0.25, 0.25], "type": "mesh3d"}, {"color": "blue", "flatshading": true, "i": [7, 0, 0, 0, 4, 4, 6, 6, 4, 0, 3, 2], "j": [3, 4, 1, 2, 5, 6, 5, 2, 0, 1, 6, 3], "k": [0, 7, 2, 3, 6, 7, 1, 1, 5, 5, 7, 6], "legendgroup": "128488221513616", "name": "Event", "showlegend": false, "x": [0.8069, 0.8069, 0.808, 0.808, 0.8069, 0.8069, 0.808, 0.808], "y": [2.386, 2.551, 2.551, 2.386, 2.386, 2.551, 2.551, 2.386], "z": [0.15, 0.15, 0.15, 0.15, 0.25, 0.25, 0.25, 0.25], "type": "mesh3d"}, {"color": "blue", "flatshading": true, "i": [7, 0, 0, 0, 4, 4, 6, 6, 4, 0, 3, 2], "j": [3, 4, 1, 2, 5, 6, 5, 2, 0, 1, 6, 3], "k": [0, 7, 2, 3, 6, 7, 1, 1, 5, 5, 7, 6], "legendgroup": "128488221513616", "name": "Event", "showlegend": false, "x": [0.808, 0.808, 0.8081, 0.8081, 0.808, 0.808, 0.8081, 0.8081], "y": [2.386, 2.551, 2.551, 2.386, 2.386, 2.551, 2.551, 2.386], "z": [0.15, 0.15, 0.15, 0.15, 0.25, 0.25, 0.25, 0.25], "type": "mesh3d"}, {"color": "blue", "flatshading": true, "i": [7, 0, 0, 0, 4, 4, 6, 6, 4, 0, 3, 2], "j": [3, 4, 1, 2, 5, 6, 5, 2, 0, 1, 6, 3], "k": [0, 7, 2, 3, 6, 7, 1, 1, 5, 5, 7, 6], "legendgroup": "128488221513616", "name": "Event", "showlegend": false, "x": [0.8093, 0.8093, 0.8094, 0.8094, 0.8093, 0.8093, 0.8094, 0.8094], "y": [4.014, 4.7, 4.7, 4.014, 4.014, 4.7, 4.7, 4.014], "z": [0.15, 0.15, 0.15, 0.15, 0.25, 0.25, 0.25, 0.25], "type": "mesh3d"}, {"color": "blue", "flatshading": true, "i": [7, 0, 0, 0, 4, 4, 6, 6, 4, 0, 3, 2], "j": [3, 4, 1, 2, 5, 6, 5, 2, 0, 1, 6, 3], "k": [0, 7, 2, 3, 6, 7, 1, 1, 5, 5, 7, 6], "legendgroup": "128488221513616", "name": "Event", "showlegend": false, "x": [2.073, 2.073, 2.075, 2.075, 2.073, 2.073, 2.075, 2.075], "y": [2.667, 4.7, 4.7, 2.667, 2.667, 4.7, 4.7, 2.667], "z": [0.15, 0.15, 0.15, 0.15, 0.25, 0.25, 0.25, 0.25], "type": "mesh3d"}, {"color": "blue", "flatshading": true, "i": [7, 0, 0, 0, 4, 4, 6, 6, 4, 0, 3, 2], "j": [3, 4, 1, 2, 5, 6, 5, 2, 0, 1, 6, 3], "k": [0, 7, 2, 3, 6, 7, 1, 1, 5, 5, 7, 6], "legendgroup": "128488221513616", "name": "Event", "showlegend": false, "x": [2.075, 2.075, 2.077, 2.077, 2.075, 2.075, 2.077, 2.077], "y": [3.87, 4.7, 4.7, 3.87, 3.87, 4.7, 4.7, 3.87], "z": [0.15, 0.15, 0.15, 0.15, 0.25, 0.25, 0.25, 0.25], "type": "mesh3d"}, {"color": "blue", "flatshading": true, "i": [7, 0, 0, 0, 4, 4, 6, 6, 4, 0, 3, 2], "j": [3, 4, 1, 2, 5, 6, 5, 2, 0, 1, 6, 3], "k": [0, 7, 2, 3, 6, 7, 1, 1, 5, 5, 7, 6], "legendgroup": "128488221513616", "name": "Event", "showlegend": false, "x": [2.097, 2.097, 3.039, 3.039, 2.097, 2.097, 3.039, 3.039], "y": [4.49, 4.7, 4.7, 4.49, 4.49, 4.7, 4.7, 4.49], "z": [0.15, 0.15, 0.15, 0.15, 0.25, 0.25, 0.25, 0.25], "type": "mesh3d"}, {"color": "blue", "flatshading": true, "i": [7, 0, 0, 0, 4, 4, 6, 6, 4, 0, 3, 2], "j": [3, 4, 1, 2, 5, 6, 5, 2, 0, 1, 6, 3], "k": [0, 7, 2, 3, 6, 7, 1, 1, 5, 5, 7, 6], "legendgroup": "128488221513616", "name": "Event", "showlegend": false, "x": [3.039, 3.039, 3.092, 3.092, 3.039, 3.039, 3.092, 3.092], "y": [0.3653, 0.9052, 0.9052, 0.3653, 0.3653, 0.9052, 0.9052, 0.3653], "z": [0.15, 0.15, 0.15, 0.15, 0.25, 0.25, 0.25, 0.25], "type": "mesh3d"}, {"color": "blue", "flatshading": true, "i": [7, 0, 0, 0, 4, 4, 6, 6, 4, 0, 3, 2], "j": [3, 4, 1, 2, 5, 6, 5, 2, 0, 1, 6, 3], "k": [0, 7, 2, 3, 6, 7, 1, 1, 5, 5, 7, 6], "legendgroup": "128488221513616", "name": "Event", "showlegend": false, "x": [3.095, 3.095, 3.108, 3.108, 3.095, 3.095, 3.108, 3.108], "y": [4.49, 4.7, 4.7, 4.49, 4.49, 4.7, 4.7, 4.49], "z": [0.15, 0.15, 0.15, 0.15, 0.25, 0.25, 0.25, 0.25], "type": "mesh3d"}, {"color": "blue", "flatshading": true, "i": [7, 0, 0, 0, 4, 4, 6, 6, 4, 0, 3, 2], "j": [3, 4, 1, 2, 5, 6, 5, 2, 0, 1, 6, 3], "k": [0, 7, 2, 3, 6, 7, 1, 1, 5, 5, 7, 6], "legendgroup": "128488221513616", "name": "Event", "showlegend": false, "x": [3.108, 3.108, 3.113, 3.113, 3.108, 3.108, 3.113, 3.113], "y": [0.3653, 0.9069, 0.9069, 0.3653, 0.3653, 0.9069, 0.9069, 0.3653], "z": [0.15, 0.15, 0.15, 0.15, 0.25, 0.25, 0.25, 0.25], "type": "mesh3d"}, {"line": {"color": "black", "width": 8}, "mode": "lines+markers", "name": "GCS path", "x": [[3.5], [3.139], [3.039], [2.097], [1.65]], "y": [[2.0], [0.6361], [0.6353], [0.6353], [2.0]], "z": [0.2, 0.2, 0.2, 0.2, 0.2], "type": "scatter3d"}], "layout": {"scene": {"aspectmode": "data"}, "height": 600}}
